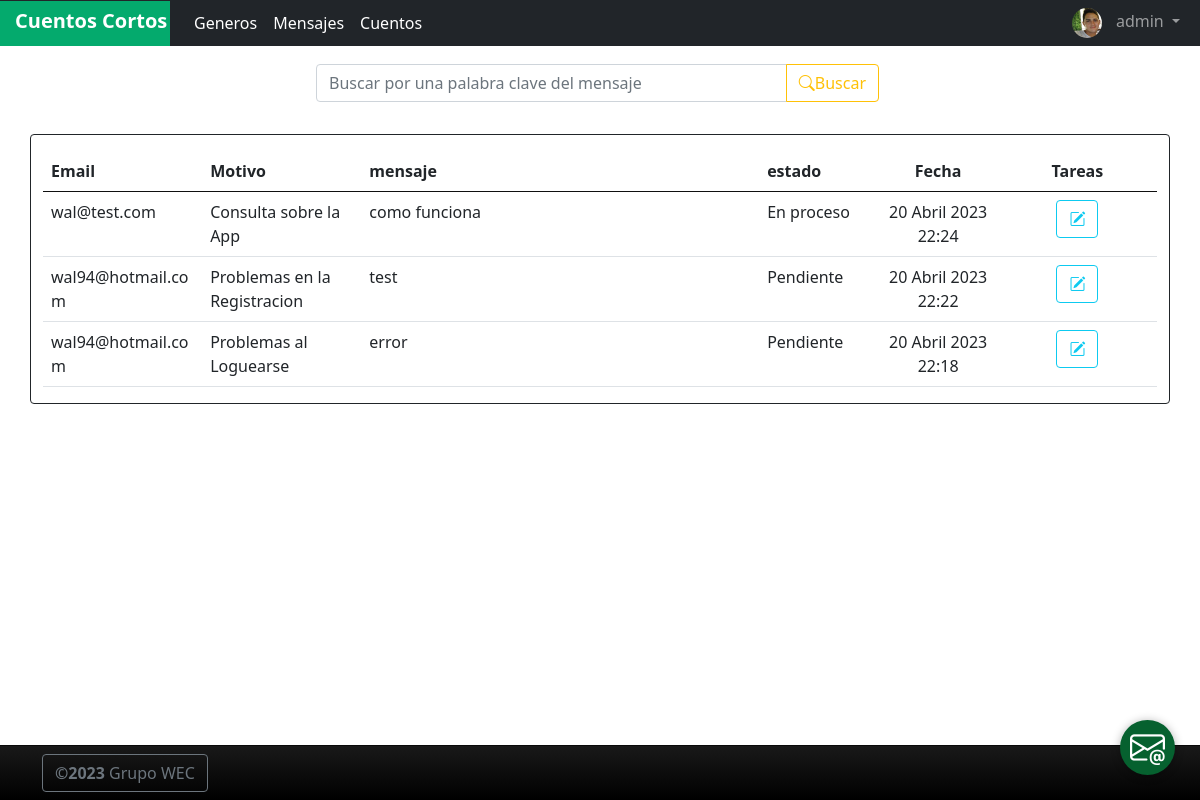
Page /mensaje/list (signed in) on the committed database.
### AppShortStories/models.py (models this page shows)
class Profile(models.Model):
    nombre = models.CharField(max_length=50)
    apellido = models.CharField(max_length=50)
    email = models.EmailField()
    telefono = models.CharField(max_length=20)
    user = models.OneToOneField(to = User,on_delete = models.CASCADE,related_name='profile')
    imagen = models.ImageField(upload_to="profiles", null=True, blank=True)

class Mensaje(models.Model):
    motivos_combo =[(1,'Consulta sobre la App'),(2,'Problemas en la Registracion'),
                    (3,'Problemas al Loguearse'), (4,'Problemas en la App'), (5,'Publicacion Ofensiva'),
                    (6,'Otros') ]
    estado_combo =[(1,'Pendiente'), (2,'En proceso'), (3,'Cerrado'),(4,'Derivado')]
    email = models.EmailField()
    motivo = models.IntegerField(null=True, blank=True, choices = motivos_combo,default = 1)
    estado = models.IntegerField(null=False, blank=False, choices = estado_combo,default = 1)
    mensaje = models.TextField(max_length=500)
    enviado_el = models.DateTimeField(auto_now_add= True)
    destinatario = models.ForeignKey(to=User, on_delete = models.CASCADE, related_name ="destinatario")

### AppShortStories/views.py (the view)
# urls.py: path('mensaje/list', MensajeList.as_view(), name="mensaje-list"),
class MensajeList(LoginRequiredMixin, ListView):
    model = Mensaje
    context_object_name = "mensajes"
    def get_queryset(self):
        f = BuscarMensajeform(self.request.GET)
        mi_profile = Profile.objects.filter(user = self.request.user).first()
        if self.request.user.id == int(1):
            if f.is_valid():
                return Mensaje.objects.filter(mensaje__icontains =f.data["criterio_mensaje"]).all().order_by('-id')
            return Mensaje.objects.all().order_by('-id')
        else :
            if mi_profile:
                if f.is_valid():
                    return Mensaje.objects.filter(email = mi_profile.email, mensaje__icontains =f.data["criterio_mensaje"]).order_by('-id')
                return Mensaje.objects.filter(email = mi_profile.email).order_by('-id')
            return Mensaje.objects.filter(destinatario = self.request.user).order_by('-id')

### AppShortStories/templates/AppShortStories/mensaje_list.html
{% extends "AppShortStories/index.html" %}
{% block body %}
<div class="container w-50 p-3">
    <form>
        <div class="input-group mb-3">
            <input name="criterio_mensaje" maxlength="50" type="text" class="form-control" placeholder="Buscar por una palabra clave del mensaje" aria-label="Recipient's username" aria-describedby="button-addon2">
            <button class="btn btn-outline-warning" type="submit" id="button-addon2" style="margin-right: 5px;"><i class="bi bi-search"></i>Buscar</button>
        </div>
    </form>
</div>
{% if not mensajes %}
<div class="container w-50 p-3" id="central">
    <h5>No se encontro informacion <i class="bi bi-exclamation-diamond"></i></h5>
</div>
{% else %}
<div class="container card border-dark" style="width: auto;">
    <table class="table table table-hover" cellpadding="2" cellspacing="0">
            <table class="table table table-hover" cellpadding="2" cellspacing="0">
                <tr id="Headboard">
                    <th scope="col" style="width: 40px;">Email</th>
                    <th scope="col" style="width: 40px;">Motivo</th>
                    <th scope="col">mensaje</th>
                    <th scope="col" style="width: 30px;">estado</th>
                    <th scope="col" style="width: 30px; text-align: center">Fecha</th>
                    {% if user.is_authenticated and user.id == 1 %}
                    <th style="text-align: center; width: 40px">Tareas</th>
                    {% endif %}
                </tr>
                {% for mjs in mensajes %}
                <tr>
                    <td style="width: 40px;">{{mjs.email}}</td>
                    <td style="width: 40px;">{{mjs.get_motivo_display}}</td>
                    <td>{{mjs.mensaje}}</td>
                    <td style="width: 30px;">{{mjs.get_estado_display}}</td>
                    <td style="width: 30px; text-align: center">{{mjs.enviado_el}}</td>
                    {% if user.is_authenticated and mjs.destinatario == user %}
                    <td style="text-align: center; width: 40px"><a href="{% url 'mensaje-edit' mjs.id %}" class="btn btn-outline-info"><i class="bi bi-pencil-square"></i></a> </td>
                    {% endif %}
                </tr>
                {% endfor %}
            </table>
        </div>
        <br>
        <br>
{% endif %}
{% endblock %}

### AppShortStories/templates/AppShortStories/index.html (shortened to what this page needs)
<!DOCTYPE html>
<html lang="en">
<head>
    {% load static %}
    <link href="https://cdn.jsdelivr.net/npm/bootstrap@5.0.2/dist/css/bootstrap.min.css" rel="stylesheet">
    <link rel="stylesheet" href="https://cdn.jsdelivr.net/npm/bootstrap-icons@1.10.4/font/bootstrap-icons.css">
    <link href="{% static 'AppShortStories/css/estilo.css' %}"  rel="stylesheet"/>
</head>
<body>
  <nav class="navbar navbar-expand-lg navbar-dark bg-dark fixed-top" style="padding: 0px;">
    <div class="container-fluid" style="padding-left: 0px;">
      <a style="width: 170px; height: 45px; " class="navbar-brand" href="{% url 'inicio' %}"><strong
          style="margin-left: 15px;">Cuentos Cortos</strong></a>
      <div class="collapse navbar-collapse" id="navbarSupportedContent">
        <ul class="navbar-nav me-auto mb-2 mb-lg-0">
          {% if user.is_authenticated %}
          {% if user.id == 1 %}
          <li class="nav-item">
            <a class="nav-link active" aria-current="page" href="{% url 'genero-list' %}">Generos</a>
          </li>
          {% endif %}
          {% if user.profile.email%}
          <li class="nav-item">
            <a class="nav-link active" aria-current="page" href="{% url 'mensaje-list' %}">Mensajes</a>
          </li>
          {% endif %}
          <li class="nav-item">
            <a class="nav-link active" aria-current="page" href="{% url 'cuento-list' %}">Cuentos</a>
          </li>
          {% endif %}
        </ul>
        {% if user.is_authenticated %}
        <ul class="navbar-nav justify-content-end">
          <li class="nav-item dropdown">
            <a class="nav-link dropdown-toggle" href="#" role="button" data-bs-toggle="dropdown" aria-expanded="false">
              {% if user.profile.imagen %}
              <img src="{{ user.profile.imagen.url }}" height="100%" width="30px"
                style="border-radius: 50%; margin-right: 10px;">
              {% endif %}
              {{user.username}}
            </a>
          </li>
        </ul>
        {% endif %}
      </div>
    </div>
  </nav>
  <br>
  <br>
    {% block body %}
    {% endblock %}
    <a class="btn-wsp" href="{% url 'mensaje-send' %}"><i class="bi bi-envelope-at"></i></a>
    <br>
    <br>
  </body>
  {% if user.is_authenticated %}
  <footer id="sticky-footer" class="flex-shrink-0 py-2 bg-dark text-white-50">
    <div class="container">
      <button class="btn btn-outline-secondary" type="button" data-bs-toggle="offcanvas" data-bs-target="#offcanvasWithBackdrop" aria-controls="offcanvasWithBackdrop"><strong>&copy;2023 </strong>Grupo WEC</button>
     </div>
  </footer>
{% endif %}
</html>

### AppShortStories/static/AppShortStories/css/estilo.css (style rules this page uses)
table { table-layout: fixed; width: 250px; }
th, td { width: 100px; word-wrap: break-word; }
#Headboard { border-bottom: rgb(15, 15, 15) 1px solid; }
footer { height: 55px; background-color: #191919; background-image: -moz-linear-gradient(top, #191919, #000000); background-image: -o-linear-gradient(top, #191919, #000000); background-image: -webkit-gradient(linear, left top, left bottom, color-stop(0, #191919), color-stop(1, #000000)); background-image: -webkit-linear-gradient(#191919, #000000); background-image: linear-gradient(top, #191919, #000000); filter: progid:DXImageTransform.Microsoft.gradient(startColorStr='#191919', endColorStr='#000000'); border-top: 1px solid rgba(30, 30, 30, 0.3); width: 100%; position: fixed; bottom: 0; }
.btn-wsp { position:fixed; width:55px; height:55px; line-height: 55px; bottom:25px; right:25px; background:#06612f; color:#FFF; border-radius:50px; text-align:center; font-size:35px; box-shadow: 0px 1px 10px rgba(0,0,0,0.3); z-index:100; transition: all 300ms ease; }

### rows in the picture
Mensaje: email "wal@test.com", motivo "Consulta sobre la App", mensaje "como funciona", estado "En proceso", enviado_el "20 Abril 2023 22:24"
Mensaje: email "wal94@hotmail.com", motivo "Problemas en la Registracion", mensaje "test", estado "Pendiente", enviado_el "20 Abril 2023 22:22"
Mensaje: email "wal94@hotmail.com", motivo "Problemas al Loguearse", mensaje "error", estado "Pendiente", enviado_el "20 Abril 2023 22:18"

### other values in the picture
{{ user.username }} "admin"
